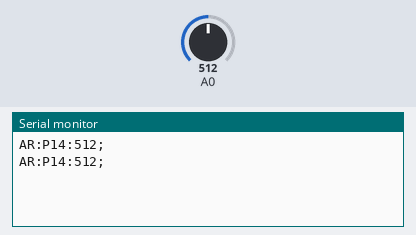
This sketch was run on a simulated Arduino Uno, built with avr-gcc and run on an emulated ATmega328P. Parts: the last lines printed to the serial monitor. The test bench sets the inputs (shaded band); at power-on: A0 = 512.

Above: at 1.2 s.
1.3 s: A0 set to 716
At 2.6 s:
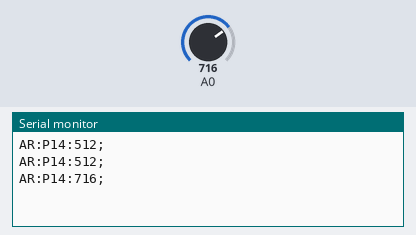
2.8 s: A0 set to 900
At 3.5 s:
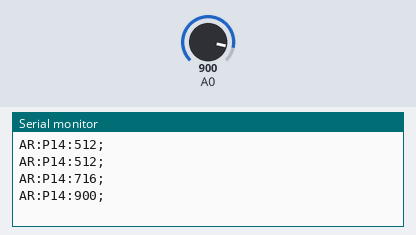
Timing chart, 0 to 5.8 s (numbered marks = the images above; inputs shaded):
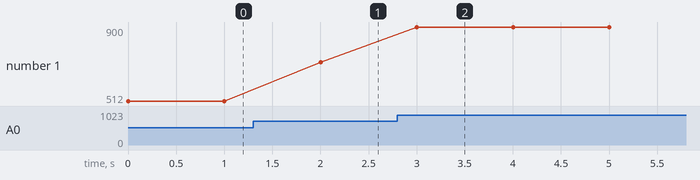

Measured:
- after the input at 1.3 s, the serial monitor: prints a new line after 0.70 s (image 1)
- after the input at 2.8 s, the serial monitor: prints a new line after 0.20 s (image 2)
- plotted number 1: 512 → 716 after the input at 1.3 s, 716 → 900 after the input at 2.8 s

The sketch:

arduino.ino
```cpp
#include <ChromeSerial.h>

void setup() {
 ChromeSerial.begin(9600);

}

void loop() {
  //receive data from your app, do not remove this line.
  ChromeSerial.receive();

  ChromeSerial.sendAnalogPin(14);


  //clear the fname to prevent from duplicating functions
  ChromeSerial.clear();
  delay(1000);
}
```

ChromeSerial.h
```cpp
/*
  ChromeSerial.h - Library for communication with a chrome app.
  Created by Thomas Blaisot, Juin 1, 2015.
  Released into the public domain.
*/
#ifndef ChromeSerial_h
#define ChromeSerial_h

#include "Arduino.h"

class ChromeSerialClass
{
  public:
    ChromeSerialClass(int i);
    ~ChromeSerialClass();
    void begin(int baudrate);
    void receive();
    void clear();
    void autoExecute();
    void send(String value);
    void sendBoolean(boolean value);
    void sendBooleanPin(int pin);
    void sendAnalog(int value);
    void sendAnalogPin(int pin);
    void sendString(String name, String value);
    String readFunction();
    boolean hasString(String name);
    String readString(String name);
    int readAnalog(String name);
    boolean readBoolean(String name);
  private:
    String lastReceivedString;
};

extern ChromeSerialClass ChromeSerial;

#endif
```
